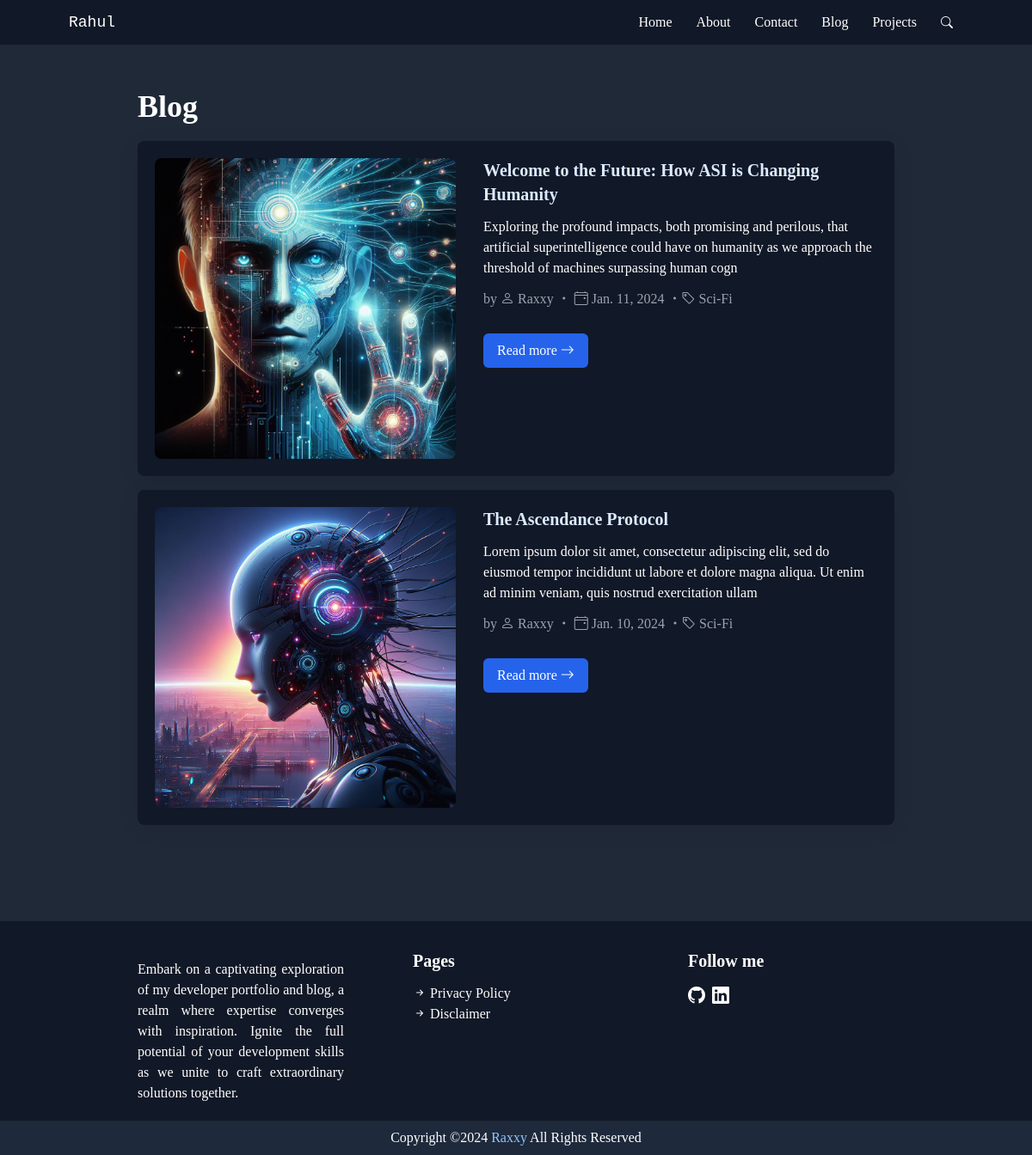
Page /blog on the committed database.
### home/models.py (models this page shows, shortened)
class Blog(models.Model):
    sno = models.AutoField(primary_key=True)
    title = models.CharField(max_length=200)
    meta = models.CharField(max_length=300)
    content = models.TextField()
    thumbnail_img = models.ImageField(null=True, blank=True, upload_to="images/")
    thumbnail_url = models.URLField(blank=True, null=True)
    category = models.CharField(max_length=255, default="uncategorized")
    slug = models.CharField(max_length=100)
    time = models.DateField(auto_now_add=True)

### home/views.py (the view)
# urls.py: path('blog', views.blog, name='blog'),
def blog(request):
    blogs = Blog.objects.all().order_by('-time')
    paginator = Paginator(blogs, 3)
    page = request.GET.get('page')
    blogs = paginator.get_page(page)
    context = {'blogs': blogs}
    return render(request, 'blog.html', context)

### templates/blog.html (shortened to what this page needs)
{% extends 'base.html' %}
{% load static %}
{% block content %}
<div class='bg-gray-800 text-white p-5 md:py-8 md:px-20 lg:px-40 xl:px-60'>
    <p style="font-family: Poppins-Bold" class='text-4xl font-extrabold py-5 text-center md:text-start'>Blog</p>
    {% for blog in blogs %}
        <div style="box-shadow:0 5px 30px 0 rgba(0,0,0,.05);" class='flex flex-col md:flex-row gap-4 md:gap-x-8 bg-gray-900 p-5 mb-4 rounded-lg'>
            <img class="post-img-url rounded-lg object-cover" width='350px' height='180px' src="{{blog.thumbnail_img}}" alt="image">
            <div>
                <a class='text-blue-100 hover:text-blue-300 transition duration-300' href='/blogpost/{{blog.slug}}'><span class='text-xl font-extrabold'>{{blog.title|slice:80}}</span></a><br>
                <p class='my-3'>{{blog.meta|slice:180|safe}}</p>
                <p class='mt-2 mb-4 text-gray-400'>by  <i class="bi bi-person"></i>  <a href='/about' class='group transition-all duration-500 ease-out'><span class='bg-left-bottom bg-gradient-to-r from-cyan-300 to-blue-500 bg-[length:0%_2px] bg-no-repeat group-hover:bg-[length:100%_2px] transition-all duration-500 ease-out group-hover:text-cyan-200'>Raxxy</span></a> <i class="bi bi-dot"></i> <span><i class="bi bi-calendar4-event"></i> {{blog.time}}</span> <i class="bi bi-dot"></i><i class="bi bi-tag"></i> <a href='/category/{{blog.category}}' class='group transition-all duration-500 ease-out'><span class='bg-left-bottom bg-gradient-to-r from-cyan-300 to-blue-500 bg-[length:0%_2px] bg-no-repeat group-hover:bg-[length:100%_2px] transition-all duration-500 ease-out group-hover:text-cyan-200'>{{blog.category}}</span></a></p>
                <a href='/blogpost/{{blog.slug}}'><button class='bg-blue-600 p-2 px-4 rounded-[6px] hover:bg-gray-800 hover:outline hover:outline-blue-600 transition delay-75 ease-in-out my-3'>Read more <i class="bi bi-arrow-right font-extrabold"></i></button></a>
            </div>
        </div>
    {% endfor %}
    <div class="pagination py-8">
    </div>
  </div>
{% endblock %}

### templates/base.html (style rules this page uses)
body { font-family: Poppins; transition: 0.3s ease-in-out; }

### rows in the picture
Blog: thumbnail_img (picture), title "Welcome to the Future: How ASI is Changing Humanity", meta "Exploring the profound impacts, both promising and perilous, that artificial superintelligence could have on humanity as we approach the threshold of machines surpassing human cogn", time "Jan. 11, 2024", category "Sci-Fi"
Blog: thumbnail_img (picture), title "The Ascendance Protocol", meta "Lorem ipsum dolor sit amet, consectetur adipiscing elit, sed do eiusmod tempor incididunt ut labore et dolore magna aliqua. Ut enim ad minim veniam, quis nostrud exercitation ullam", time "Jan. 10, 2024", category "Sci-Fi"
